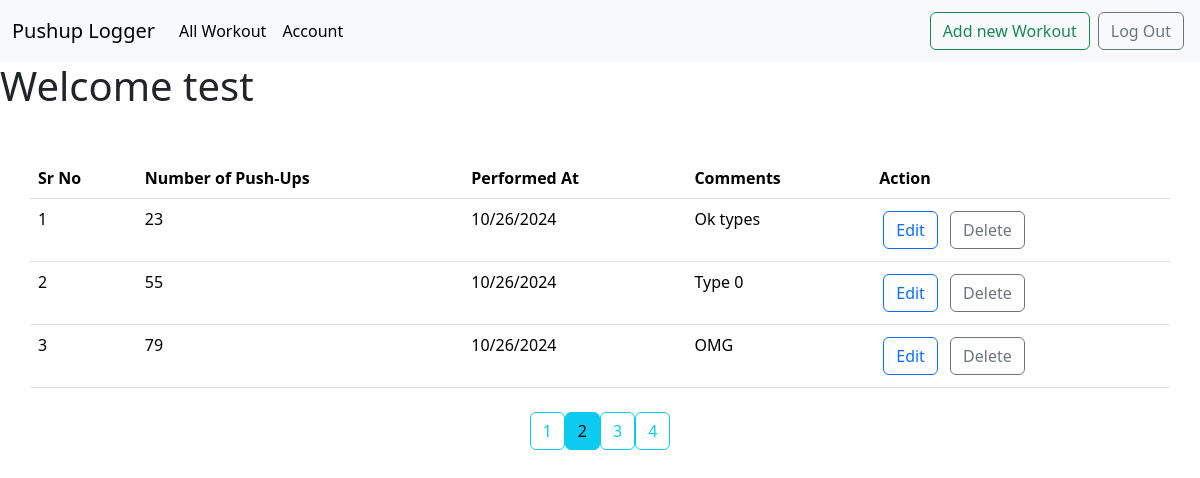
The app's page /all?page=2 (signed in) with its own data.
### app.py (models this page shows)
class User(UserMixin, db.Model):
    id=db.Column(db.Integer, primary_key=True)
    email=db.Column(db.String(100), unique=True)
    password=db.Column(db.String(100))
    name=db.Column(db.String(100))
    workouts=db.relationship('workout', backref='author', lazy=True)

class workout(db.Model):
    id=db.Column(db.Integer, primary_key=True)
    pushups=db.Column(db.Integer, nullable=False)
    data_posted=db.Column(db.DateTime, nullable=False, default=datetime.utcnow)
    comment=db.Column(db.Text, nullable=False)
    user_id=db.Column(db.Integer, db.ForeignKey('user.id'), nullable=False)

### app.py (the view)
@app.route("/all")
@login_required
def user_workouts():
    page= request.args.get('page',1,type=int)
    user=User.query.filter_by(email=current_user.email).first_or_404()
    Workouts=workout.query.filter_by(author=user).paginate(page=page,per_page=3)
    return render_template("all_workouts.html",workouts=Workouts,user=user)

### app.py (called while the page is built)
@login_manager.user_loader
def get_user(user_id):
    return User.query.get(int(user_id))

### templates/all_workouts.html (shortened to what this page needs)
{% extends 'base.html' %}
{% block body %}
<h1>
    Welcome {{ user.name }}
</h1>
<table class="table table-hover container mt-5">
    <thead class="thread-dark">
        <tr>
            <th scope="col">Sr No</th>
            <th scope="col">Number of Push-Ups</th>
            <th scope="col">Performed At</th>
            <th scope="col">Comments</th>
            <th scope="col">Action</th>
        </tr>
    </thead>
    <tbody>
        {% for workout in workouts.items %}
        <tr>
            <td>{{ loop.index }}</td>
            <td>{{ workout.pushups }}</td>
            <td>{{ workout.data_posted.strftime('%m/%d/%Y') }}</td>
            <td>{{ workout.comment }}</td>
            <td>
                <a href="{{url_for('update_workouts',workout_id=workout.id)}}" class="btn btn-outline-primary m-1"
                    role="button">Edit</a>
                <a href="{{url_for('delete_workouts',workout_id=workout.id)}}" class="btn btn-outline-secondary m-1"
                    role="button">Delete</a>
            </td>
        </tr>
        {% endfor %}
    </tbody>
</table>
<div class="container d-flex justify-content-center mt-4">
    {% for page_num in workouts.iter_pages(left_edge=1, right_edge=1, left_current=1, right_current=1) %}
    {% if page_num %}
    {% if workouts.page == page_num %}
    <a href="{{url_for('user_workouts',page=page_num)}}" class="btn btn-info mb-4">
        {{ page_num }}
    </a>
    {% else %}
    <a href="{{url_for('user_workouts',page=page_num)}}" class="btn btn-outline-info mb-4">
        {{ page_num }}
    </a>
    {% endif %}
    {% else %}
    ...
    {% endif %}
    {% endfor %}
</div>
{% endblock body %}

### records on screen
User: name "test"
workout: pushups "23", data_posted "10/26/2024", comment "Ok types"
workout: pushups "55", data_posted "10/26/2024", comment "Type 0"
workout: pushups "79", data_posted "10/26/2024", comment "OMG"

### other values on screen
{{ page_num }} "1" "3" "4"
{{ page_num }} "2"
